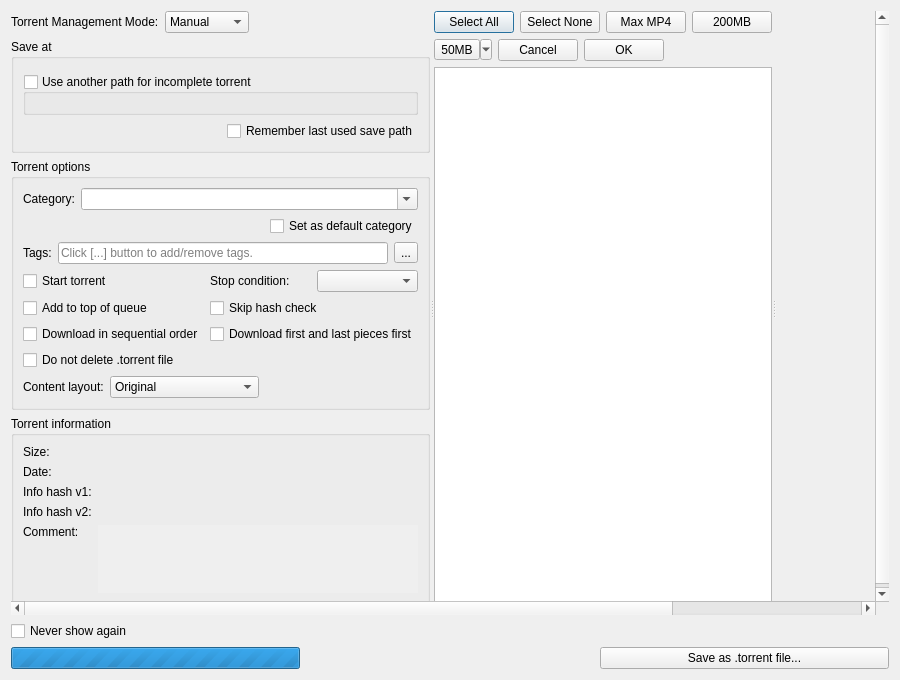
<?xml version="1.0" encoding="UTF-8"?>
<ui version="4.0">
 <class>AddNewTorrentDialog</class>
 <widget class="QDialog" name="AddNewTorrentDialog">
  <property name="geometry">
   <rect>
    <x>0</x>
    <y>0</y>
    <width>900</width>
    <height>680</height>
   </rect>
  </property>
  <layout class="QVBoxLayout" name="AddNewTorrentDialogLayout">
   <item>
    <widget class="QScrollArea" name="scrollArea_2">
     <property name="frameShape">
      <enum>QFrame::Shape::NoFrame</enum>
     </property>
     <property name="sizeAdjustPolicy">
      <enum>QAbstractScrollArea::SizeAdjustPolicy::AdjustToContents</enum>
     </property>
     <property name="widgetResizable">
      <bool>true</bool>
     </property>
     <widget class="QWidget" name="scrollAreaWidgetContents_2">
      <property name="geometry">
       <rect>
        <x>0</x>
        <y>0</y>
        <width>882</width>
        <height>598</height>
       </rect>
      </property>
      <layout class="QVBoxLayout" name="verticalLayout_6">
       <property name="leftMargin">
        <number>0</number>
       </property>
       <property name="topMargin">
        <number>0</number>
       </property>
       <property name="rightMargin">
        <number>0</number>
       </property>
       <property name="bottomMargin">
        <number>0</number>
       </property>
       <item>
        <widget class="QSplitter" name="splitter">
         <property name="orientation">
          <enum>Qt::Orientation::Horizontal</enum>
         </property>
         <property name="childrenCollapsible">
          <bool>false</bool>
         </property>
         <widget class="QFrame" name="torrentoptionsFrame">
          <layout class="QVBoxLayout" name="mainlayout_addui">
           <property name="leftMargin">
            <number>0</number>
           </property>
           <property name="topMargin">
            <number>0</number>
           </property>
           <property name="rightMargin">
            <number>0</number>
           </property>
           <property name="bottomMargin">
            <number>0</number>
           </property>
           <item>
            <layout class="QHBoxLayout" name="managementLayout">
             <item>
              <widget class="QLabel" name="labelTorrentManagementMode">
               <property name="text">
                <string>Torrent Management Mode:</string>
               </property>
              </widget>
             </item>
             <item>
              <widget class="QComboBox" name="comboTMM">
               <property name="toolTip">
                <string>Automatic mode means that various torrent properties(eg save path) will be decided by the associated category</string>
               </property>
               <item>
                <property name="text">
                 <string>Manual</string>
                </property>
               </item>
               <item>
                <property name="text">
                 <string>Automatic</string>
                </property>
               </item>
              </widget>
             </item>
             <item>
              <spacer name="horizontalSpacer">
               <property name="orientation">
                <enum>Qt::Orientation::Horizontal</enum>
               </property>
               <property name="sizeHint" stdset="0">
                <size>
                 <width>20</width>
                 <height>20</height>
                </size>
               </property>
              </spacer>
             </item>
            </layout>
           </item>
           <item>
            <widget class="QGroupBox" name="groupBoxSavePath">
             <property name="title">
              <string>Save at</string>
             </property>
             <layout class="QVBoxLayout" name="verticalLayout">
              <item>
               <widget class="FileSystemPathComboEdit" name="savePath" native="true"/>
              </item>
              <item>
               <widget class="QGroupBox" name="groupBoxDownloadPath">
                <property name="title">
                 <string>Use another path for incomplete torrent</string>
                </property>
                <property name="checkable">
                 <bool>true</bool>
                </property>
                <property name="checked">
                 <bool>false</bool>
                </property>
                <layout class="QVBoxLayout" name="verticalLayout_4">
                 <item>
                  <widget class="FileSystemPathComboEdit" name="downloadPath" native="true"/>
                 </item>
                </layout>
               </widget>
              </item>
              <item>
               <layout class="QHBoxLayout" name="layoutRememberLastSavePath">
                <item>
                 <spacer name="horizontalSpacer_5">
                  <property name="orientation">
                   <enum>Qt::Orientation::Horizontal</enum>
                  </property>
                  <property name="sizeHint" stdset="0">
                   <size>
                    <width>40</width>
                    <height>20</height>
                   </size>
                  </property>
                 </spacer>
                </item>
                <item>
                 <widget class="QCheckBox" name="checkBoxRememberLastSavePath">
                  <property name="text">
                   <string>Remember last used save path</string>
                  </property>
                 </widget>
                </item>
               </layout>
              </item>
             </layout>
            </widget>
           </item>
           <item>
            <widget class="QGroupBox" name="groupBoxSettings">
             <property name="title">
              <string>Torrent options</string>
             </property>
             <layout class="QVBoxLayout" name="verticalLayout_3">
              <item>
               <layout class="QHBoxLayout" name="categoryLayout">
                <item>
                 <widget class="QLabel" name="labelCategory">
                  <property name="text">
                   <string>Category:</string>
                  </property>
                 </widget>
                </item>
                <item>
                 <widget class="QComboBox" name="categoryComboBox">
                  <property name="sizePolicy">
                   <sizepolicy hsizetype="Expanding" vsizetype="Fixed">
                    <horstretch>0</horstretch>
                    <verstretch>0</verstretch>
                   </sizepolicy>
                  </property>
                  <property name="editable">
                   <bool>true</bool>
                  </property>
                  <property name="insertPolicy">
                   <enum>QComboBox::InsertPolicy::InsertAtTop</enum>
                  </property>
                 </widget>
                </item>
               </layout>
              </item>
              <item alignment="Qt::AlignmentFlag::AlignRight">
               <widget class="QCheckBox" name="defaultCategoryCheckbox">
                <property name="text">
                 <string>Set as default category</string>
                </property>
               </widget>
              </item>
              <item>
               <layout class="QHBoxLayout" name="tagsLayout" stretch="0,0,0">
                <item>
                 <widget class="QLabel" name="tagsLabel">
                  <property name="text">
                   <string>Tags:</string>
                  </property>
                 </widget>
                </item>
                <item>
                 <widget class="QLineEdit" name="tagsLineEdit">
                  <property name="sizePolicy">
                   <sizepolicy hsizetype="Expanding" vsizetype="Fixed">
                    <horstretch>0</horstretch>
                    <verstretch>0</verstretch>
                   </sizepolicy>
                  </property>
                  <property name="readOnly">
                   <bool>true</bool>
                  </property>
                  <property name="placeholderText">
                   <string>Click [...] button to add/remove tags.</string>
                  </property>
                  <property name="clearButtonEnabled">
                   <bool>false</bool>
                  </property>
                 </widget>
                </item>
                <item>
                 <widget class="QToolButton" name="tagsEditButton">
                  <property name="toolTip">
                   <string>Add/remove tags</string>
                  </property>
                  <property name="text">
                   <string>...</string>
                  </property>
                 </widget>
                </item>
               </layout>
              </item>
              <item>
               <layout class="QGridLayout" name="gridLayout">
                <item row="0" column="0">
                 <widget class="QCheckBox" name="startTorrentCheckBox">
                  <property name="text">
                   <string>Start torrent</string>
                  </property>
                 </widget>
                </item>
                <item row="0" column="1">
                 <layout class="QHBoxLayout" name="stopConditionLayout">
                  <item>
                   <widget class="QLabel" name="stopConditionLabel">
                    <property name="text">
                     <string>Stop condition:</string>
                    </property>
                   </widget>
                  </item>
                  <item>
                   <widget class="QComboBox" name="stopConditionComboBox"/>
                  </item>
                 </layout>
                </item>
                <item row="0" column="2">
                 <spacer name="horizontalSpacer_3">
                  <property name="orientation">
                   <enum>Qt::Orientation::Horizontal</enum>
                  </property>
                  <property name="sizeHint" stdset="0">
                   <size>
                    <width>40</width>
                    <height>20</height>
                   </size>
                  </property>
                 </spacer>
                </item>
                <item row="1" column="0">
                 <widget class="QCheckBox" name="addToQueueTopCheckBox">
                  <property name="text">
                   <string>Add to top of queue</string>
                  </property>
                 </widget>
                </item>
                <item row="1" column="1">
                 <widget class="QCheckBox" name="skipCheckingCheckBox">
                  <property name="text">
                   <string>Skip hash check</string>
                  </property>
                 </widget>
                </item>
                <item row="2" column="0">
                 <widget class="QCheckBox" name="sequentialCheckBox">
                  <property name="text">
                   <string>Download in sequential order</string>
                  </property>
                 </widget>
                </item>
                <item row="2" column="1">
                 <widget class="QCheckBox" name="firstLastCheckBox">
                  <property name="text">
                   <string>Download first and last pieces first</string>
                  </property>
                 </widget>
                </item>
                <item row="3" column="0">
                 <widget class="QCheckBox" name="doNotDeleteTorrentCheckBox">
                  <property name="toolTip">
                   <string>When checked, the .torrent file will not be deleted regardless of the settings at the &quot;Download&quot; page of the Options dialog</string>
                  </property>
                  <property name="text">
                   <string>Do not delete .torrent file</string>
                  </property>
                 </widget>
                </item>
               </layout>
              </item>
              <item>
               <layout class="QHBoxLayout" name="horizontalLayout_2">
                <item>
                 <widget class="QLabel" name="contentLayoutLabel">
                  <property name="text">
                   <string>Content layout:</string>
                  </property>
                 </widget>
                </item>
                <item>
                 <widget class="QComboBox" name="contentLayoutComboBox">
                  <property name="currentIndex">
                   <number>0</number>
                  </property>
                  <item>
                   <property name="text">
                    <string>Original</string>
                   </property>
                  </item>
                  <item>
                   <property name="text">
                    <string>Create subfolder</string>
                   </property>
                  </item>
                  <item>
                   <property name="text">
                    <string>Don't create subfolder</string>
                   </property>
                  </item>
                 </widget>
                </item>
                <item>
                 <spacer name="horizontalSpacer_4">
                  <property name="orientation">
                   <enum>Qt::Orientation::Horizontal</enum>
                  </property>
                  <property name="sizeHint" stdset="0">
                   <size>
                    <width>40</width>
                    <height>20</height>
                   </size>
                  </property>
                 </spacer>
                </item>
               </layout>
              </item>
             </layout>
            </widget>
           </item>
           <item>
            <widget class="QGroupBox" name="infoGroup">
             <property name="sizePolicy">
              <sizepolicy hsizetype="Preferred" vsizetype="Expanding">
               <horstretch>0</horstretch>
               <verstretch>0</verstretch>
              </sizepolicy>
             </property>
             <property name="title">
              <string>Torrent information</string>
             </property>
             <layout class="QGridLayout" name="gridLayout_2">
              <item row="0" column="0">
               <widget class="QLabel" name="labelSize">
                <property name="text">
                 <string>Size:</string>
                </property>
               </widget>
              </item>
              <item row="0" column="1">
               <widget class="QLabel" name="labelSizeData"/>
              </item>
              <item row="1" column="0">
               <widget class="QLabel" name="labelDate">
                <property name="text">
                 <string>Date:</string>
                </property>
               </widget>
              </item>
              <item row="1" column="1">
               <widget class="QLabel" name="labelDateData"/>
              </item>
              <item row="2" column="0">
               <widget class="QLabel" name="labelInfohash1">
                <property name="text">
                 <string>Info hash v1:</string>
                </property>
               </widget>
              </item>
              <item row="2" column="1">
               <widget class="QLabel" name="labelInfohash1Data">
                <property name="textInteractionFlags">
                 <set>Qt::TextInteractionFlag::TextSelectableByMouse</set>
                </property>
               </widget>
              </item>
              <item row="3" column="0">
               <widget class="QLabel" name="labelInfohash2">
                <property name="text">
                 <string>Info hash v2:</string>
                </property>
               </widget>
              </item>
              <item row="3" column="1">
               <widget class="QLabel" name="labelInfohash2Data">
                <property name="textInteractionFlags">
                 <set>Qt::TextInteractionFlag::TextSelectableByMouse</set>
                </property>
               </widget>
              </item>
              <item row="4" column="0">
               <widget class="QLabel" name="labelComment">
                <property name="text">
                 <string>Comment:</string>
                </property>
                <property name="alignment">
                 <set>Qt::AlignmentFlag::AlignLeading|Qt::AlignmentFlag::AlignLeft|Qt::AlignmentFlag::AlignTop</set>
                </property>
               </widget>
              </item>
              <item row="4" column="1">
               <widget class="QScrollArea" name="scrollArea">
                <property name="frameShape">
                 <enum>QFrame::Shape::NoFrame</enum>
                </property>
                <property name="sizeAdjustPolicy">
                 <enum>QAbstractScrollArea::SizeAdjustPolicy::AdjustToContents</enum>
                </property>
                <property name="widgetResizable">
                 <bool>true</bool>
                </property>
                <widget class="QWidget" name="scrollAreaWidgetContents">
                 <property name="geometry">
                  <rect>
                   <x>0</x>
                   <y>0</y>
                   <width>411</width>
                   <height>70</height>
                  </rect>
                 </property>
                 <layout class="QVBoxLayout" name="verticalLayout_2">
                  <property name="leftMargin">
                   <number>0</number>
                  </property>
                  <property name="topMargin">
                   <number>0</number>
                  </property>
                  <property name="rightMargin">
                   <number>0</number>
                  </property>
                  <property name="bottomMargin">
                   <number>0</number>
                  </property>
                  <item>
                   <widget class="QLabel" name="labelCommentData">
                    <property name="textFormat">
                     <enum>Qt::TextFormat::RichText</enum>
                    </property>
                    <property name="alignment">
                     <set>Qt::AlignmentFlag::AlignLeading|Qt::AlignmentFlag::AlignLeft|Qt::AlignmentFlag::AlignTop</set>
                    </property>
                    <property name="wordWrap">
                     <bool>true</bool>
                    </property>
                    <property name="openExternalLinks">
                     <bool>true</bool>
                    </property>
                    <property name="textInteractionFlags">
                     <set>Qt::TextInteractionFlag::TextSelectableByKeyboard|Qt::TextInteractionFlag::TextSelectableByMouse</set>
                    </property>
                   </widget>
                  </item>
                 </layout>
                </widget>
               </widget>
              </item>
             </layout>
            </widget>
           </item>
          </layout>
         </widget>
         <widget class="QWidget" name="layoutWidget">
          <layout class="QVBoxLayout" name="verticalLayout_5">
           <item>
            <layout class="QHBoxLayout" name="contentFilterLayout">
             <item>
              <widget class="QPushButton" name="buttonSelectAll">
               <property name="text">
                <string>Select All</string>
               </property>
              </widget>
             </item>
             <item>
              <widget class="QPushButton" name="buttonSelectNone">
               <property name="text">
                <string>Select None</string>
               </property>
              </widget>
             </item>
             <item>
              <widget class="QPushButton" name="buttonSelectMaxMp4">
               <property name="text">
                <string>Max MP4</string>
               </property>
              </widget>
             </item>
             <item>
              <widget class="QPushButton" name="buttonSelect200MB">
               <property name="text">
                <string>200MB</string>
               </property>
              </widget>
             </item>
             <item>
              <spacer name="horizontalSpacer_6">
               <property name="orientation">
                <enum>Qt::Orientation::Horizontal</enum>
               </property>
               <property name="sizeHint" stdset="0">
                <size>
                 <width>40</width>
                 <height>20</height>
                </size>
               </property>
              </spacer>
             </item>
            </layout>
           </item>
           <item>
            <layout class="QHBoxLayout" name="buttonsLayout">
             <item>
              <widget class="QToolButton" name="buttonCustomSizeSelect">
               <property name="text">
                <string>50MB</string>
               </property>
               <property name="popupMode">
                <enum>QToolButton::ToolButtonPopupMode::MenuButtonPopup</enum>
               </property>
              </widget>
             </item>
             <item>
              <widget class="QPushButton" name="buttonCancel">
               <property name="text">
                <string>Cancel</string>
               </property>
              </widget>
             </item>
             <item>
              <widget class="QPushButton" name="buttonOk">
               <property name="text">
                <string>OK</string>
               </property>
              </widget>
             </item>
             <item>
              <spacer name="horizontalSpacer_7">
               <property name="orientation">
                <enum>Qt::Orientation::Horizontal</enum>
               </property>
               <property name="sizeHint" stdset="0">
                <size>
                 <width>40</width>
                 <height>20</height>
                </size>
               </property>
              </spacer>
             </item>
            </layout>
           </item>
           <item>
            <widget class="TorrentContentWidget" name="contentTreeView">
             <property name="sizePolicy">
              <sizepolicy hsizetype="Expanding" vsizetype="Expanding">
               <horstretch>1</horstretch>
               <verstretch>0</verstretch>
              </sizepolicy>
             </property>
             <property name="contextMenuPolicy">
              <enum>Qt::ContextMenuPolicy::CustomContextMenu</enum>
             </property>
             <property name="selectionMode">
              <enum>QAbstractItemView::SelectionMode::ExtendedSelection</enum>
             </property>
             <property name="sortingEnabled">
              <bool>true</bool>
             </property>
            </widget>
           </item>
          </layout>
         </widget>
         <widget class="EverythingResultsView" name="everythingResultsView">
          <property name="sizePolicy">
           <sizepolicy hsizetype="Expanding" vsizetype="Expanding">
            <horstretch>2</horstretch>
            <verstretch>0</verstretch>
           </sizepolicy>
          </property>
          <property name="minimumSize">
           <size>
            <width>350</width>
            <height>0</height>
           </size>
          </property>
         </widget>
        </widget>
       </item>
      </layout>
     </widget>
    </widget>
   </item>
   <item>
    <layout class="QHBoxLayout" name="buttonsHLayout">
     <item>
      <widget class="QCheckBox" name="checkBoxNeverShow">
       <property name="text">
        <string>Never show again</string>
       </property>
      </widget>
     </item>
     <item>
      <spacer name="horizontalSpacer_2">
       <property name="orientation">
        <enum>Qt::Orientation::Horizontal</enum>
       </property>
       <property name="sizeHint" stdset="0">
        <size>
         <width>40</width>
         <height>20</height>
        </size>
       </property>
      </spacer>
     </item>
    </layout>
   </item>
   <item>
    <layout class="QHBoxLayout" name="horizontalLayout">
     <item>
      <layout class="QHBoxLayout" name="metadataLayout">
       <item>
        <widget class="QProgressBar" name="progMetaLoading">
         <property name="sizePolicy">
          <sizepolicy hsizetype="Minimum" vsizetype="Fixed">
           <horstretch>0</horstretch>
           <verstretch>0</verstretch>
          </sizepolicy>
         </property>
         <property name="maximum">
          <number>0</number>
         </property>
         <property name="value">
          <number>-1</number>
         </property>
         <property name="textVisible">
          <bool>false</bool>
         </property>
        </widget>
       </item>
       <item>
        <widget class="QLabel" name="lblMetaLoading">
         <property name="text">
          <string/>
         </property>
        </widget>
       </item>
       <item>
        <widget class="QPushButton" name="buttonSave">
         <property name="text">
          <string>Save as .torrent file...</string>
         </property>
        </widget>
       </item>
      </layout>
     </item>
    </layout>
   </item>
  </layout>
 </widget>
 <customwidgets>
  <customwidget>
   <class>TorrentContentWidget</class>
   <extends>QTreeView</extends>
   <header>gui/torrentcontentwidget.h</header>
  </customwidget>
  <customwidget>
   <class>FileSystemPathComboEdit</class>
   <extends>QWidget</extends>
   <header>gui/fspathedit.h</header>
   <container>1</container>
  </customwidget>
  <customwidget>
   <class>EverythingResultsView</class>
   <extends>QWidget</extends>
   <header>gui/everythingresultsview.h</header>
  </customwidget>
 </customwidgets>
 <resources/>
 <connections/>
</ui>
